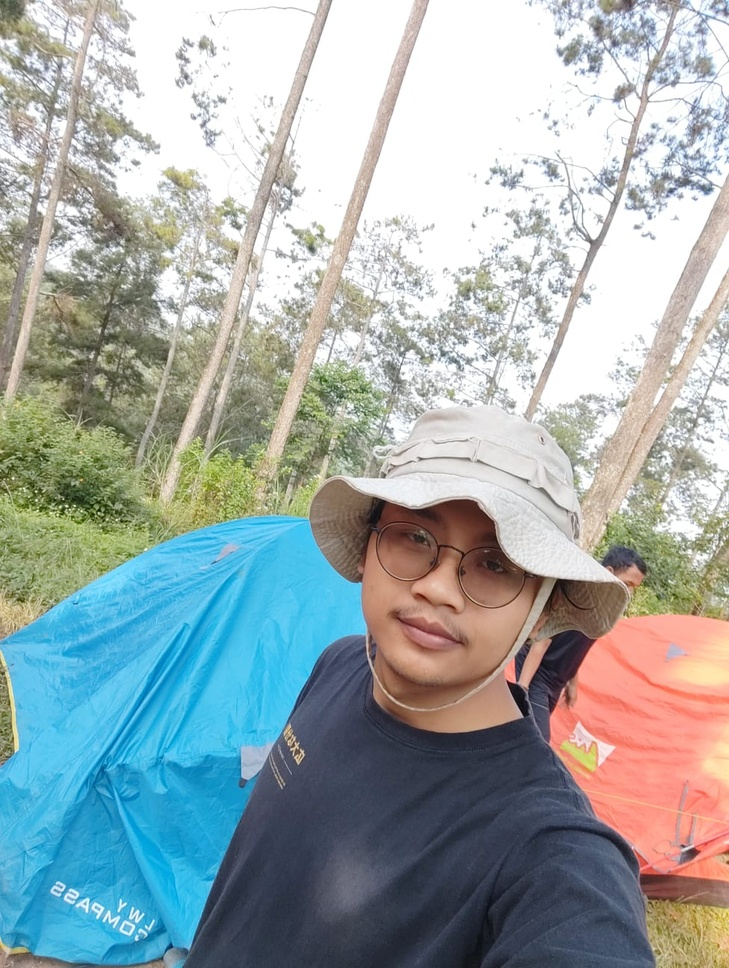
#> input picture 2.jpg, 729 x 968 px, shrunk from 976 x 1296 before the run
$ python rotation.py
#> lines starting #> are read from the running program, lines starting #| are printed output that depends on the picture
import cv2 as cv
import numpy as np
import matplotlib.pyplot as plt

image = cv.imread("2.jpg")
#> image is the input picture: shape (968, 729, 3); mean B, G, R 171.5, 170.9, 159.1
h, w = image.shape[:2]
#> h = 968; w = 729

rotation_matrix = cv.getRotationMatrix2D((w/2, h/2), 180, 0.5)
rotated_image = cv.warpAffine(image, rotation_matrix, (w, h))
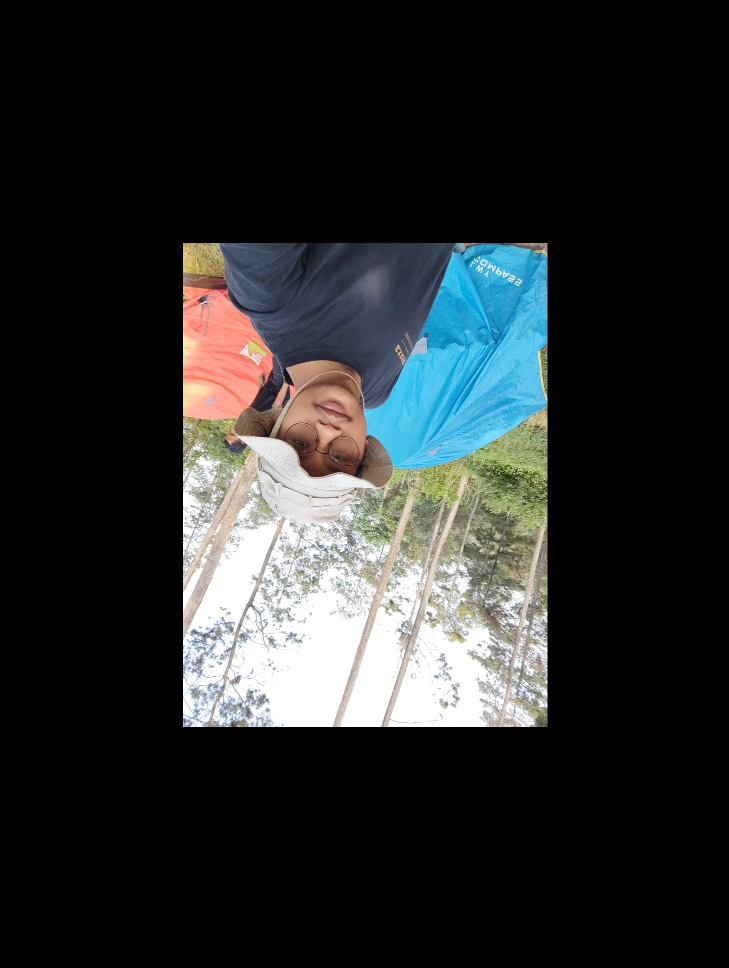
#> rotated_image: shape (968, 729, 3); mean B, G, R 42.9, 42.8, 39.9

plt.imshow(cv.cvtColor(rotated_image, cv.COLOR_BGR2RGB))
plt.title("Rotation")
plt.axis('off')
plt.show()
